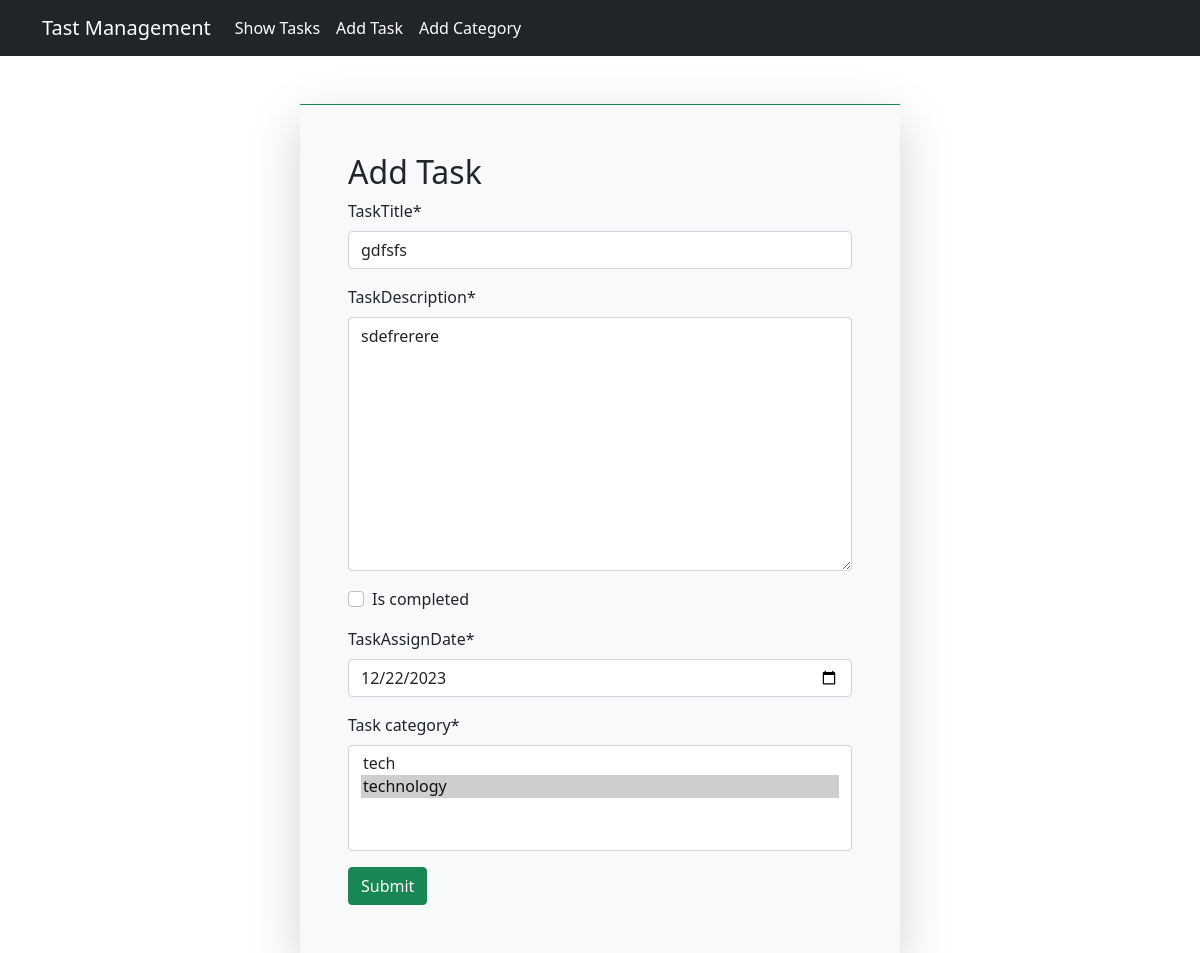
Page /edit/4 on the earlier database version.
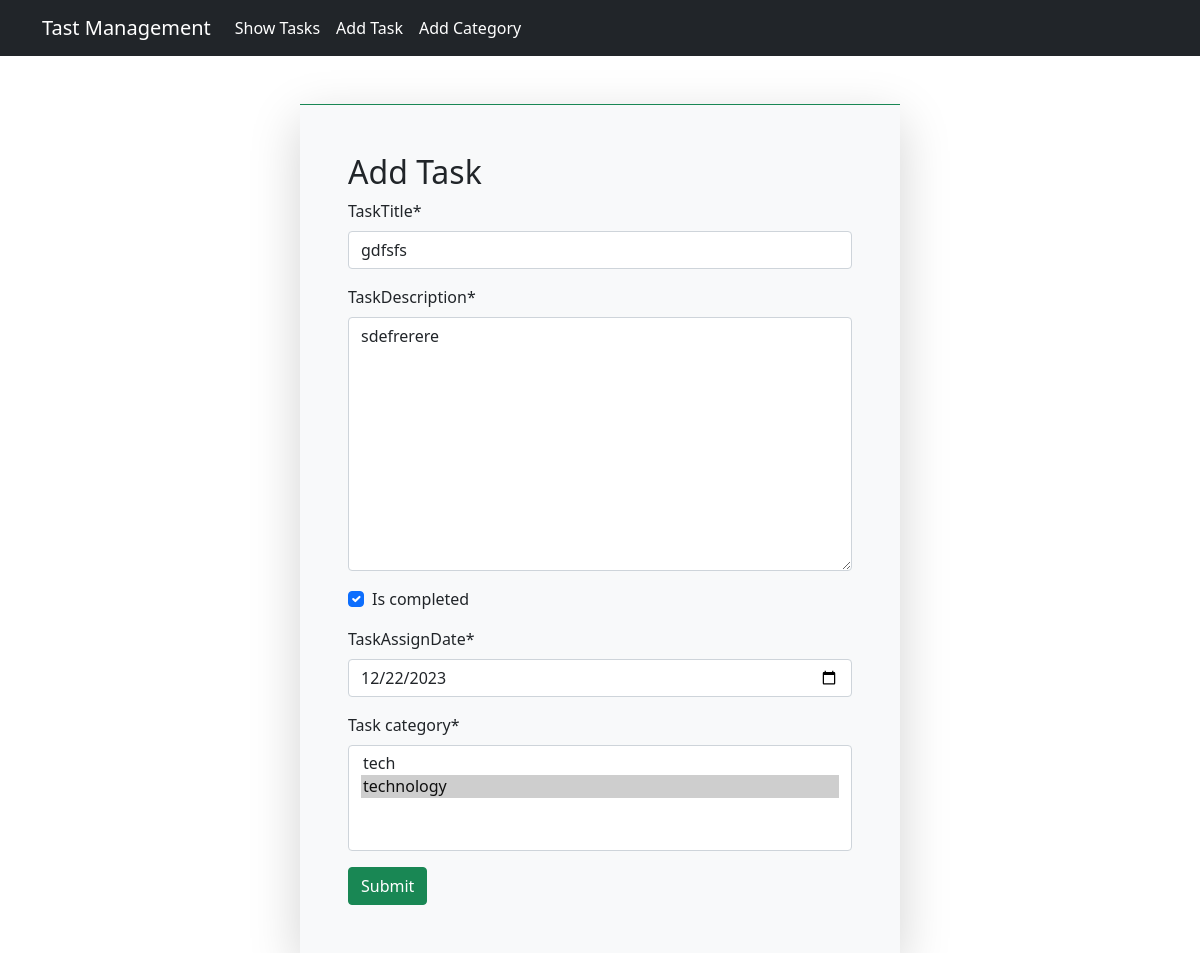
Same page on the later database version.
### task/models.py (models this page shows, shortened)
class Task(models.Model):
    taskTitle = models.CharField(max_length=100)
    taskDescription = models.TextField()
    is_completed = models.BooleanField(default=False)
    TaskAssignDate = models.DateField()
    task_category = models.ManyToManyField(TaskCategory)

### task/views.py (the view)
# urls.py: path('edit/<int:id>', views.edit_task, name="edit_task"),
def edit_task(request, id):
    task = Task.objects.get(pk=id)
    task_form = forms.TaskForm(instance=task)
    if request.method == 'POST':
        task_form = forms.TaskForm(request.POST, instance=task)
        if task_form.is_valid():
            task_form.save()
            return redirect('task')
    return render(request, 'add_task.html', {'form':task_form})

### task/forms.py
class TaskForm(forms.ModelForm):
    class Meta:
        model = Task
        fields = '__all__'
        widgets = {
            'TaskAssignDate': forms.DateInput(attrs={'type': 'date'}),
        }

### category/models.py (called while the page is built)
    def __str__(self) -> str:
        return self.name

### task/templates/add_task.html (shortened to what this page needs)
{% extends "base.html" %}
{% load crispy_forms_tags %}
{% block content%}
<form method="post" class="container border-success border-top bg-light mt-5 p-5 shadow-lg" style="width:50%; margin: auto" enctype="multipart/form-data">
    <h2>Add Task</h2>
    {{form | crispy}}
    <button type="submit" class="btn btn-success">Submit</button>
</form>
{% endblock content%}

Differences in the rows shown:
changed Task "gdfsfs": is_completed "☐" → "☑"
